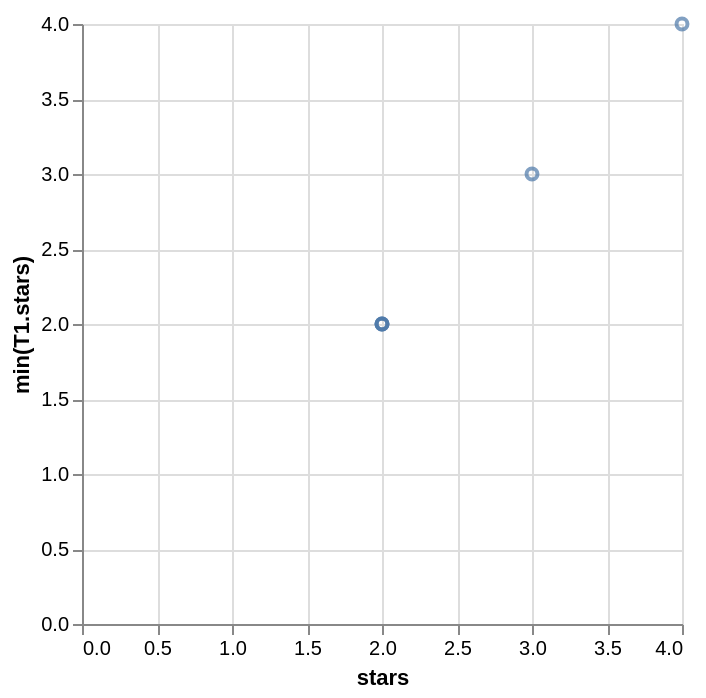

Write a Vega-Lite specification for this figure.
### Vega-Lite specification from a JSON file in a GitHub repository (floating-point values rounded to 4 significant figures)
{"data": {"values": [{"x_data": 4, "y_data": 4}, {"x_data": 3, "y_data": 3}, {"x_data": 2, "y_data": 2}, {"x_data": 2, "y_data": 2}, {"x_data": 2, "y_data": 2}]}, "mark": "point", "encoding": {"x": {"field": "x_data", "type": "quantitative", "title": "stars"}, "y": {"field": "y_data", "type": "quantitative", "title": "min(T1.stars)"}}}
